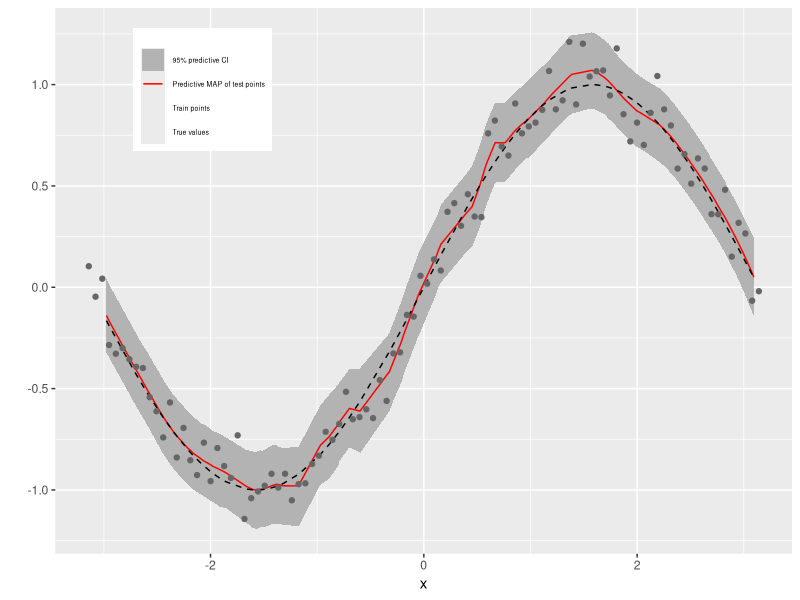
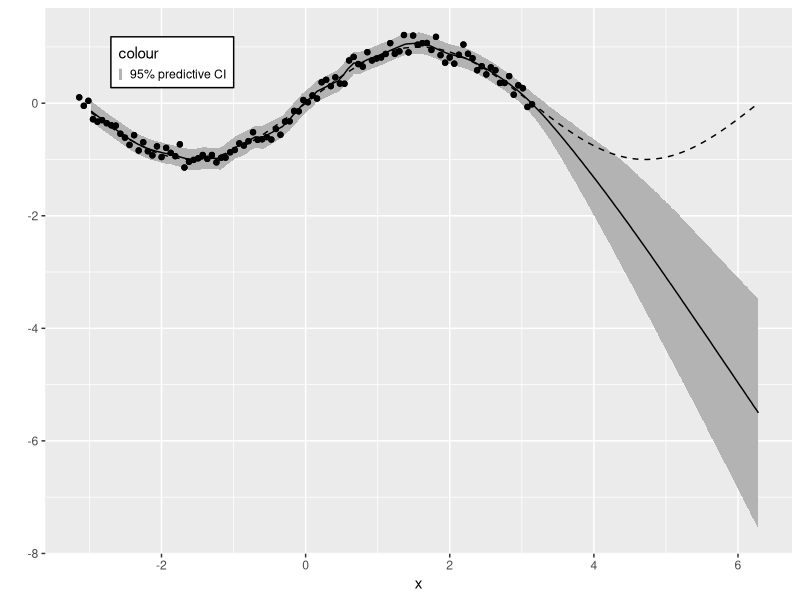

Recreate these plots in R, in order.
# plot by number of dimensions
library(ggplot2)

y_test = read.csv("y_test.csv")$X0
x_test = read.csv("x_test.csv")$X0
y_test_pred = read.csv("y_test_pred.csv")$X0

y_train = read.csv("y_train.csv")$X0
x_train = read.csv("x_train.csv")$X0
y_train_pred = read.csv("y_train_pred.csv")$X0

lower_test = read.csv("lower_test.csv")$X0
upper_test = read.csv("upper_test.csv")$X0

var_lower_test = read.csv("var_test_low.csv")$X0
var_upper_test = read.csv("var_test_up.csv")$X0


df = data.frame(x_test, y_test, y_test_pred, lower_test, upper_test, var_lower_test,var_upper_test, x_train, y_train)

y_ext = read.csv("y_ext.csv")$X0
x_ext = read.csv("x_ext.csv")$X0
y_ext_pred = read.csv("y_ext_pred.csv")$X0
lower_ext = read.csv("lower_ext.csv")$X0
upper_ext = read.csv("upper_ext.csv")$X0


#plot 
png("figure_BNN.png", units="in", width=7, height=5, res=600)
ggplot(df, aes(x_test)) +
  geom_ribbon(aes(ymin = lower_test, ymax = upper_test, color = "95% predictive CI"), fill = "grey70", linetype=0) + 
  geom_line(aes(y = y_test_pred, color = "Predictive MAP of test points")) + 
  geom_line(aes(y = y_test, color = "True values"), linetype="dashed") + 
  geom_point(aes(x = x_train, y = y_train, color="Train points")) +
  xlab("x") + 
  ylab("") +
  #scale_linetype_manual(values = c("Predictive MAP of test points" = "dashed","True values" = "dashed")) +
  scale_color_manual(name="", values = c("Train points"="grey40", "Predictive MAP of test points" = "red","True values" = "black", "95% predictive CI"="grey"))+
  guides(color = guide_legend(override.aes = list(linetype = c(0, 1, 2, 0),
                                                  shape = c(16,NA,NA,NA), 
                                                  size = 1)))+

  theme(legend.position = c(0.2, 0.85),
        legend.background = element_rect(fill = "white"),
        legend.title = element_text(size=3),
        legend.text = element_text(size=5),
        legend.key = element_rect(size=10)) 

                       
                       
#c("95% predictive CI" = "grey","Train points" = "black")) #+
  #guides(color = guide_legend(override.aes = list(linetype = c(1, "dashed", "dashed"),
                                                  #shape = c(NA))))+theme(plot.title = element_text(hjust = 0.5, size = 10))

dev.off()

png("figure_BNN_extended.png", units="in", width=7, height=5, res=600)
df_complete = data.frame(x = c(x_test, x_ext),  y_true = c(y_test, y_ext), y_pred = c(y_test_pred, y_ext_pred),  low = c(lower_test, lower_ext), up = c(upper_test, upper_ext), x_train, y_train)
ggplot(df_complete, aes(x)) +
  geom_ribbon(aes(ymin = low, ymax = up, color = "95% predictive CI"), fill = "grey70", linetype=0) + 
  geom_line(aes(y = y_true), linetype="dashed") + 
  geom_line(aes(y = y_pred)) + 
  geom_point(aes(x = x_train, y = y_train)) +
  xlab("x") + 
  ylab("") + 
  theme(legend.position = c(0.17, 0.9),
        legend.background = element_rect(fill = "white", color = "black"),
        legend.key.size = unit(0.1, 'cm'))
dev.off()
